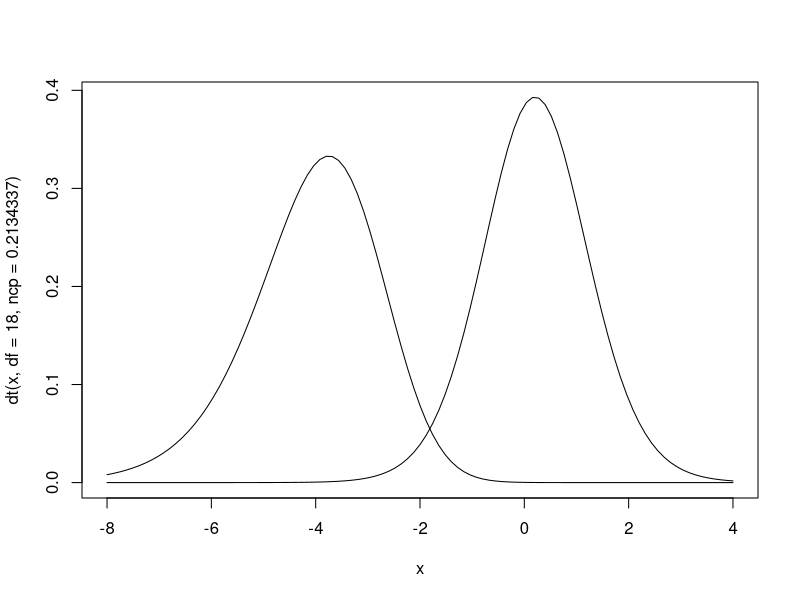

Reproduce this figure in R. (Note: this script raises an error after producing the figure.)
#!/usr/bin/env Rscript
curve(dt(x, df=18, ncp=0.2134337), -8, 4)
curve(dt(x, df=18, ncp=-3.8881125), -8, 4, add=T)
abline(v=t)
print(qt(0.025, df=18, ncp=0.2134337))  # => -1.860813
print(qt(0.975, df=18, ncp=-3.8881125)) # => -1.860813
